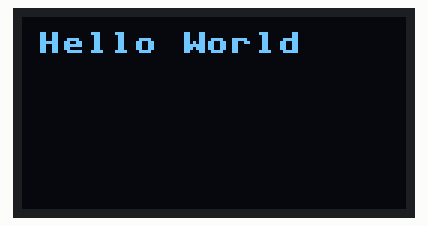
A program run on a simulated MicroPython board. Shown: 128×64 one-colour display. At 0.1 s the program stops and its outputs stay as they are.

Above: at 0.1 s.

The program:

example.py
```python
# Import libs
from machine import Pin, I2C
from SSD1306 import SSD1306_I2C

# Set the width and the hight of the display
WIDTH = 128
HEIGHT = 64

# Set the I2C bus and define it as "oled"
i2c = I2C(0, scl=Pin(9), sda=Pin(8), freq=200000)
oled = SSD1306_I2C(WIDTH, HEIGHT, i2c)

# Manage what is seen on the display
oled.fill(0) # Clear the
oled.text("Hello World", 5, 5) # Print out "Hello World" on x = 5 and y = 5
oled.show() # Show everything on the screen. Always needed at the end
```
